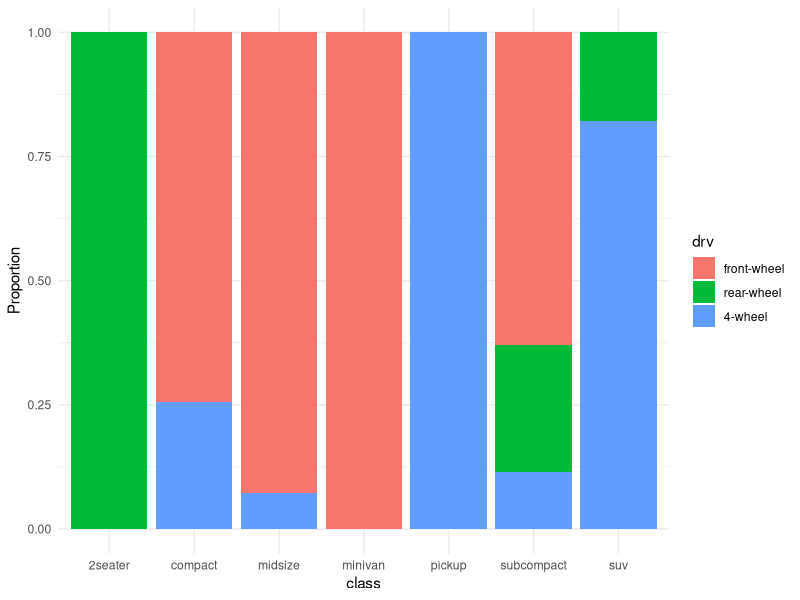
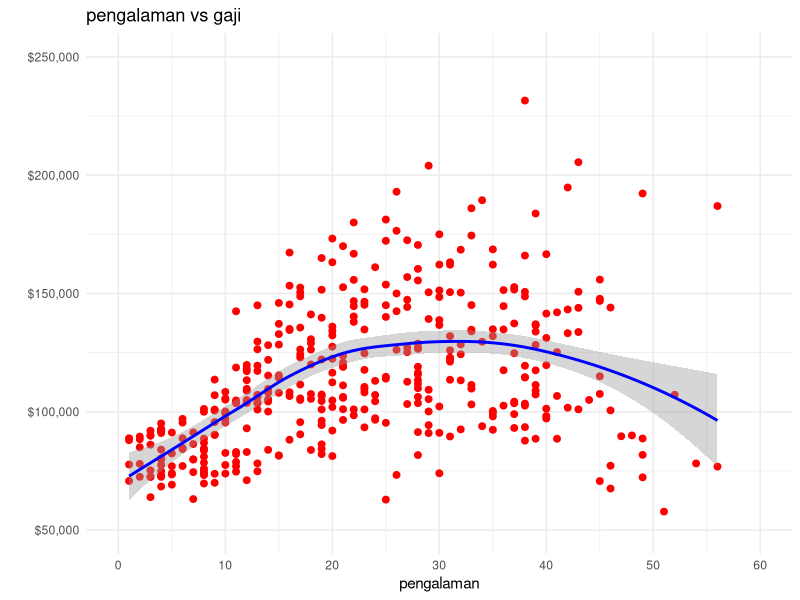
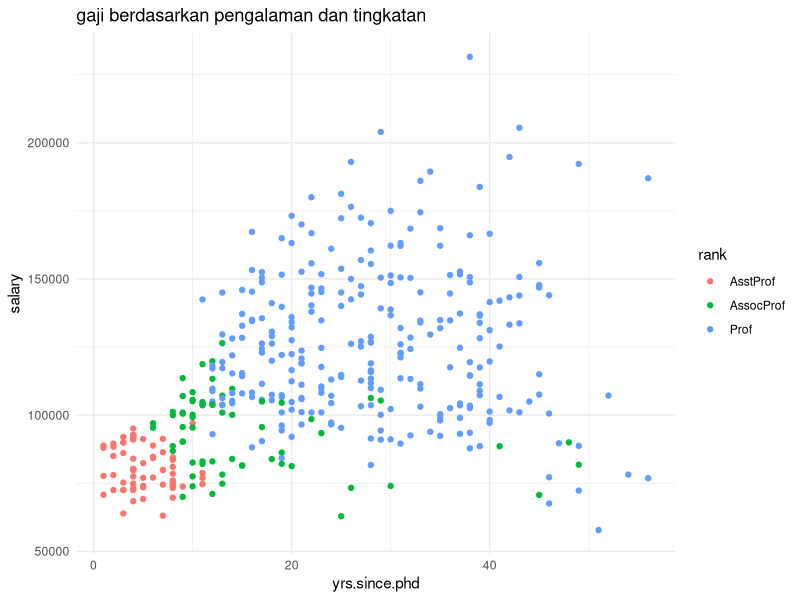
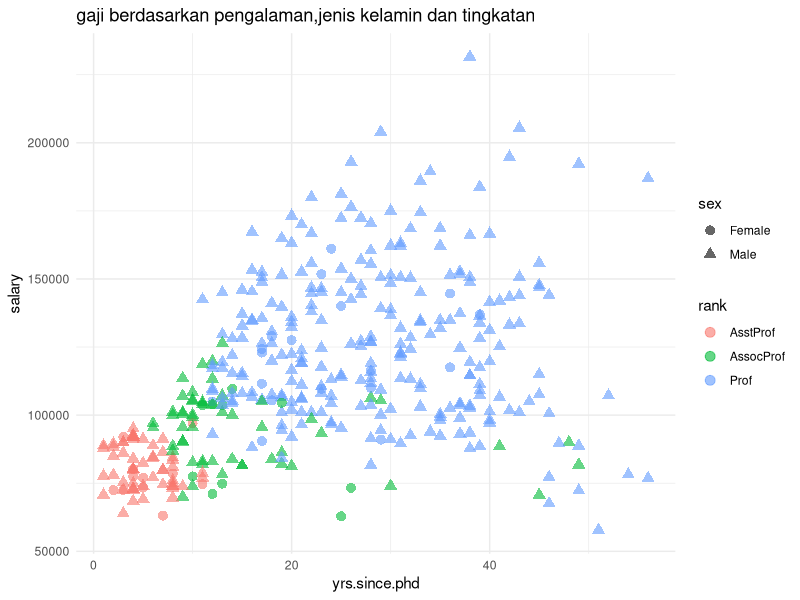

The R script that drew these images, in order:
library(ggplot2)
mpg$drv <- factor(mpg$drv,
    levels = c("f", "r", "4"),
    labels = c("front-wheel", "rear-wheel", "4-wheel")
)

# Diagram batang bertumpuk
ggplot(
    mpg,
    aes(
        x = class,
        fill = drv
    )
) +
    geom_bar(position = "fill") +
    theme_minimal() + # menggunakan tema minimal
    labs(y = "Proportion")


library(scales)
data(Salaries, package = "carData")

# 1
ggplot(
    Salaries,
    aes(
        x = yrs.since.phd,
        y = salary
    )
) +
    geom_point(
        color = "red",
        size = 2,
        alpha = 1
    ) +
    geom_smooth(
        size = 1,
        color = "blue"
    ) +
    scale_y_continuous(
        label = scales::dollar,
        limit = c(50000, 250000)
    ) +
    scale_x_continuous(
        breaks = seq(0, 60, 10),
        limits = c(0, 60)
    ) +
    theme_minimal() +
    labs(x = "pengalaman", y = "", title = "pengalaman vs gaji") +
    theme_minimal()

# 2
ggplot(
    Salaries,
    aes(
        x = yrs.since.phd,
        y = salary, color = rank
    )
) +
    geom_point() +
    theme_minimal() +
    labs(
        title = "gaji berdasarkan pengalaman dan tingkatan"
    )
# 3
ggplot(Salaries, aes(x = yrs.since.phd, y = salary, color = rank, shape = sex)) +
    geom_point(size = 3, alpha = 0.6) +
    theme_minimal() +
    labs(title = "gaji berdasarkan pengalaman,jenis kelamin dan tingkatan")